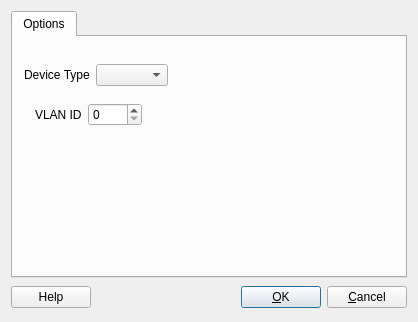
<?xml version="1.0" encoding="UTF-8"?>
<ui version="4.0">
 <class>pixosIfaceOptsDialog_q</class>
 <widget class="QDialog" name="pixosIfaceOptsDialog_q">
  <property name="geometry">
   <rect>
    <x>0</x>
    <y>0</y>
    <width>418</width>
    <height>322</height>
   </rect>
  </property>
  <property name="windowTitle">
   <string>PIX: interface settings</string>
  </property>
  <layout class="QGridLayout">
   <item row="1" column="0">
    <layout class="QHBoxLayout">
     <item>
      <widget class="QPushButton" name="buttonHelp">
       <property name="text">
        <string>Help</string>
       </property>
      </widget>
     </item>
     <item>
      <spacer>
       <property name="orientation">
        <enum>Qt::Orientation::Horizontal</enum>
       </property>
       <property name="sizeType">
        <enum>QSizePolicy::Policy::Expanding</enum>
       </property>
       <property name="sizeHint" stdset="0">
        <size>
         <width>151</width>
         <height>27</height>
        </size>
       </property>
      </spacer>
     </item>
     <item>
      <widget class="QPushButton" name="buttonOk">
       <property name="text">
        <string>&amp;OK</string>
       </property>
       <property name="shortcut">
        <string/>
       </property>
       <property name="autoDefault">
        <bool>true</bool>
       </property>
       <property name="default">
        <bool>true</bool>
       </property>
      </widget>
     </item>
     <item>
      <widget class="QPushButton" name="buttonCancel">
       <property name="text">
        <string>&amp;Cancel</string>
       </property>
       <property name="shortcut">
        <string/>
       </property>
       <property name="autoDefault">
        <bool>true</bool>
       </property>
      </widget>
     </item>
    </layout>
   </item>
   <item row="0" column="0">
    <widget class="QTabWidget" name="tabWidget">
     <property name="tabShape">
      <enum>QTabWidget::TabShape::Rounded</enum>
     </property>
     <property name="currentIndex">
      <number>0</number>
     </property>
     <widget class="QWidget" name="tab">
      <attribute name="icon">
       <iconset>
        <normaloff>:/Icons/Options</normaloff>:/Icons/Options</iconset>
      </attribute>
      <attribute name="title">
       <string>Options</string>
      </attribute>
      <layout class="QGridLayout" name="gridLayout_2">
       <item row="0" column="1">
        <spacer>
         <property name="orientation">
          <enum>Qt::Orientation::Vertical</enum>
         </property>
         <property name="sizeType">
          <enum>QSizePolicy::Policy::Fixed</enum>
         </property>
         <property name="sizeHint" stdset="0">
          <size>
           <width>20</width>
           <height>16</height>
          </size>
         </property>
        </spacer>
       </item>
       <item row="1" column="0">
        <widget class="QLabel" name="iface_type_label">
         <property name="layoutDirection">
          <enum>Qt::LayoutDirection::RightToLeft</enum>
         </property>
         <property name="text">
          <string>Device Type</string>
         </property>
        </widget>
       </item>
       <item row="1" column="1">
        <widget class="QComboBox" name="iface_type"/>
       </item>
       <item row="1" column="2">
        <spacer>
         <property name="orientation">
          <enum>Qt::Orientation::Horizontal</enum>
         </property>
         <property name="sizeHint" stdset="0">
          <size>
           <width>40</width>
           <height>20</height>
          </size>
         </property>
        </spacer>
       </item>
       <item row="2" column="0" colspan="3">
        <widget class="QStackedWidget" name="options_stack">
         <property name="sizePolicy">
          <sizepolicy hsizetype="Preferred" vsizetype="Expanding">
           <horstretch>0</horstretch>
           <verstretch>0</verstretch>
          </sizepolicy>
         </property>
         <property name="currentIndex">
          <number>1</number>
         </property>
         <widget class="QWidget" name="page_blank"/>
         <widget class="QWidget" name="page_vlan">
          <layout class="QGridLayout" name="gridLayout_116">
           <item row="0" column="0">
            <widget class="QLabel" name="vlan_label">
             <property name="enabled">
              <bool>true</bool>
             </property>
             <property name="layoutDirection">
              <enum>Qt::LayoutDirection::RightToLeft</enum>
             </property>
             <property name="text">
              <string>VLAN ID</string>
             </property>
            </widget>
           </item>
           <item row="0" column="1">
            <widget class="QSpinBox" name="vlan_id">
             <property name="maximum">
              <number>4095</number>
             </property>
            </widget>
           </item>
           <item row="0" column="2">
            <spacer name="horizontalSpacer">
             <property name="orientation">
              <enum>Qt::Orientation::Horizontal</enum>
             </property>
             <property name="sizeHint" stdset="0">
              <size>
               <width>140</width>
               <height>20</height>
              </size>
             </property>
            </spacer>
           </item>
           <item row="1" column="1">
            <spacer name="verticalSpacer_2">
             <property name="orientation">
              <enum>Qt::Orientation::Vertical</enum>
             </property>
             <property name="sizeHint" stdset="0">
              <size>
               <width>20</width>
               <height>43</height>
              </size>
             </property>
            </spacer>
           </item>
          </layout>
         </widget>
        </widget>
       </item>
      </layout>
     </widget>
    </widget>
   </item>
  </layout>
 </widget>
 <layoutdefault spacing="6" margin="11"/>
 <tabstops>
  <tabstop>buttonOk</tabstop>
  <tabstop>buttonCancel</tabstop>
  <tabstop>tabWidget</tabstop>
 </tabstops>
 <resources>
  <include location="MainRes.qrc"/>
 </resources>
 <connections>
  <connection>
   <sender>buttonOk</sender>
   <signal>clicked()</signal>
   <receiver>pixosIfaceOptsDialog_q</receiver>
   <slot>accept()</slot>
   <hints>
    <hint type="sourcelabel">
     <x>316</x>
     <y>472</y>
    </hint>
    <hint type="destinationlabel">
     <x>20</x>
     <y>20</y>
    </hint>
   </hints>
  </connection>
  <connection>
   <sender>buttonCancel</sender>
   <signal>clicked()</signal>
   <receiver>pixosIfaceOptsDialog_q</receiver>
   <slot>reject()</slot>
   <hints>
    <hint type="sourcelabel">
     <x>397</x>
     <y>472</y>
    </hint>
    <hint type="destinationlabel">
     <x>20</x>
     <y>20</y>
    </hint>
   </hints>
  </connection>
  <connection>
   <sender>buttonHelp</sender>
   <signal>clicked()</signal>
   <receiver>pixosIfaceOptsDialog_q</receiver>
   <slot>help()</slot>
   <hints>
    <hint type="sourcelabel">
     <x>68</x>
     <y>464</y>
    </hint>
    <hint type="destinationlabel">
     <x>231</x>
     <y>245</y>
    </hint>
   </hints>
  </connection>
  <connection>
   <sender>iface_type</sender>
   <signal>currentIndexChanged(QString)</signal>
   <receiver>pixosIfaceOptsDialog_q</receiver>
   <slot>typeChanged(QString)</slot>
   <hints>
    <hint type="sourcelabel">
     <x>287</x>
     <y>196</y>
    </hint>
    <hint type="destinationlabel">
     <x>286</x>
     <y>261</y>
    </hint>
   </hints>
  </connection>
 </connections>
 <slots>
  <slot>typeChanged(QString)</slot>
  <slot>bondingPolicyChanged(QString)</slot>
 </slots>
</ui>
